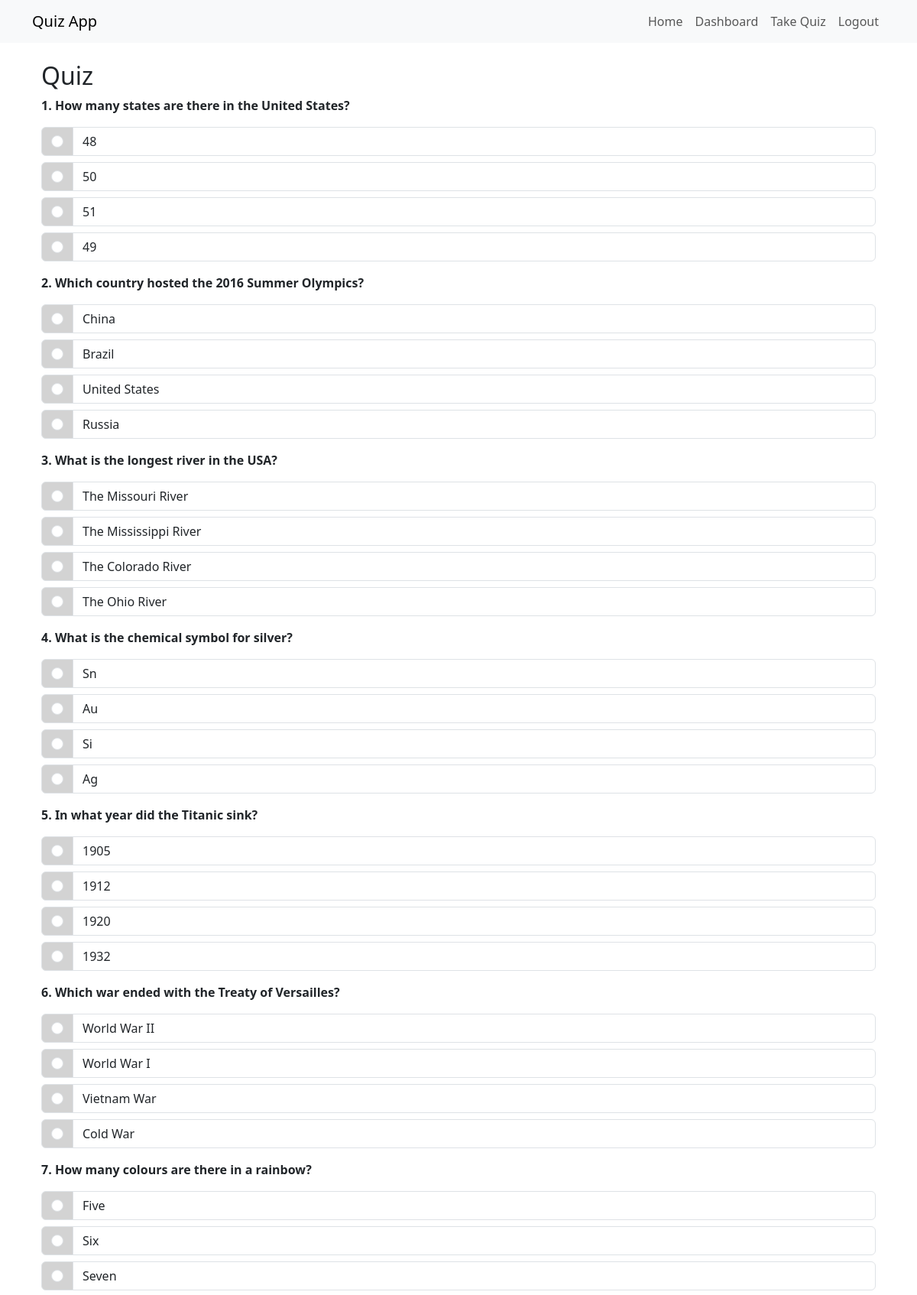
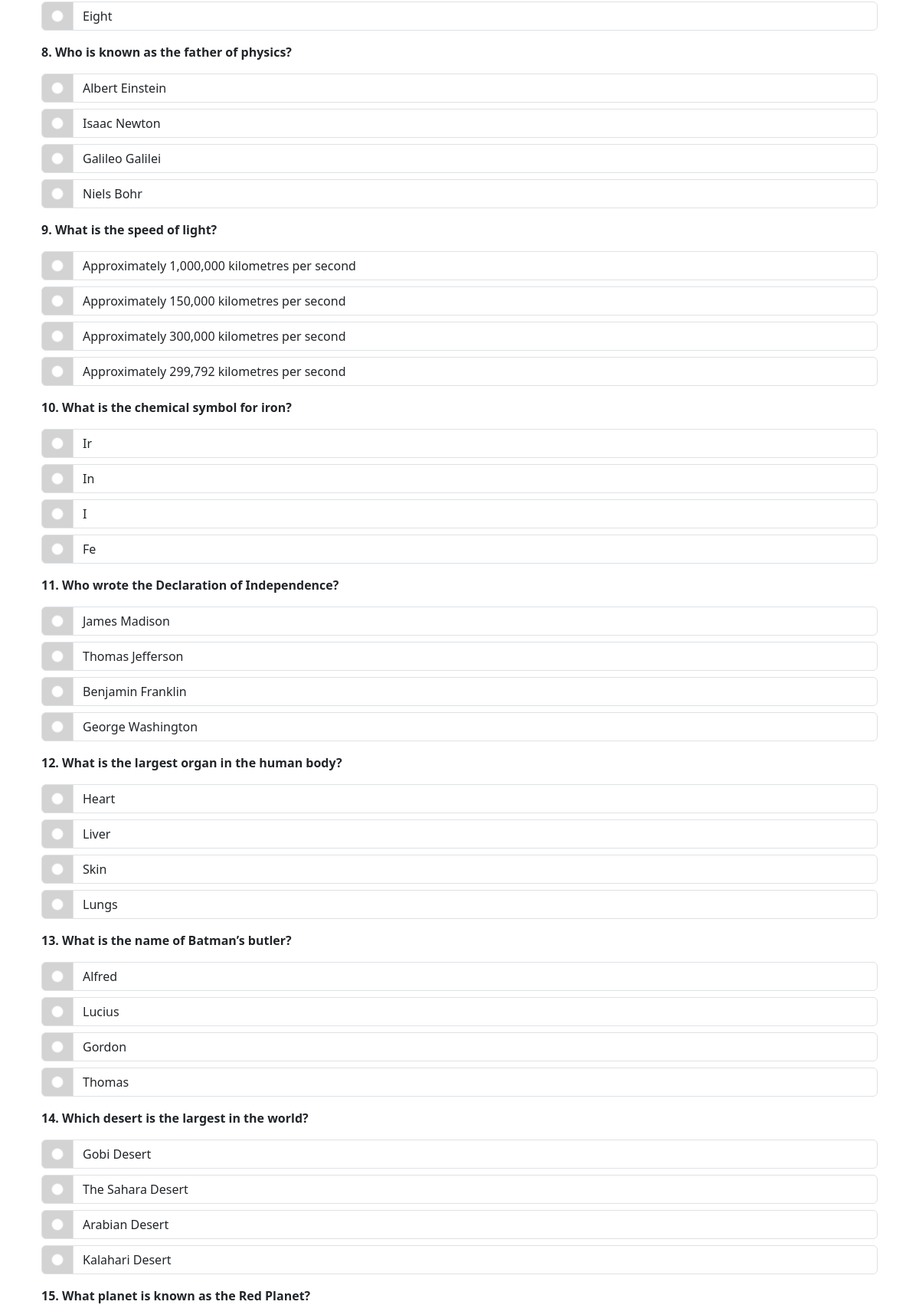
Page /quiz (signed in, upper part) on the committed database (2 pictures, top to bottom).
### app/models.py (models this page shows, shortened)
class QuizQuestion(db.Model):
    id = db.Column(db.Integer, primary_key=True)
    question_text = db.Column(db.String(500), nullable=False)
    answer_a = db.Column(db.String(100), nullable=False)
    answer_b = db.Column(db.String(100), nullable=False)
    answer_c = db.Column(db.String(100), nullable=False)
    answer_d = db.Column(db.String(100), nullable=False)
    correct_answer = db.Column(db.String(1), nullable=False)
    @property
    def options(self):
        return [
            {"id": "A", "text": self.answer_a},
            {"id": "B", "text": self.answer_b},
            {"id": "C", "text": self.answer_c},
            {"id": "D", "text": self.answer_d},
        ]

### app/routes.py (the view, shortened to what this page needs)
@main.route('/quiz', methods=['GET', 'POST'])
@login_required
def quiz():
    def get_correct_answer(question_id):
        question = QuizQuestion.query.get(question_id)
        return question.correct_answer if question else None
    print("This is the GET section of the quiz route")
    questions = get_random_questions()
    session['quiz_questions'] = [question.id for question in questions]
    print("Generated Questions IDs (GET):", session['quiz_questions'])
    return render_template('quiz.html', questions=questions)

### app/routes.py (called while the page is built)
@login_manager.user_loader
def load_user(user_id):
    return User.query.get(int(user_id))

### app/services/quiz_service.py (called while the page is built)
def get_random_questions(num_questions=20):
    questions = QuizQuestion.query.all()
    return random.sample(questions, min(num_questions, len(questions)))

### app/templates/quiz.html (shortened to what this page needs)
{% extends "base.html" %}
{% block content %}
    <div class="container mt-4">
        <h2>Quiz</h2>
        <form method="POST" action="{{ url_for('main.quiz') }}">
            {% if questions %}
                {% for question in questions %}
                    <div class="mb-3">
                        <p><strong>{{ loop.index }}. {{ question.question_text }}</strong></p>
                        {% for option in question.options %}
                            <div class="input-group mb-2">
                                <div class="input-group-text" style="background-color: #D3D3D3">
                                    <input class="form-check-input mt-0" type="radio" name="answer_{{ question.id }}" value="{{ option.id }}">
                                </div>
                                <span class="form-control">{{ option.text }}</span>
                            </div>
                        {% endfor %}
                    </div>
                {% endfor %}
            {% else %}
                <p>No questions available.</p>
            {% endif %}
        </form>
    </div>
{% endblock %}

### rows in the picture
QuizQuestion: question_text "How many states are there in the United States?", text "48", text "50", text "51", text "49"
QuizQuestion: question_text "Which country hosted the 2016 Summer Olympics?", text "China", text "Brazil", text "United States", text "Russia"
QuizQuestion: question_text "What is the longest river in the USA?", text "The Missouri River", text "The Mississippi River", text "The Colorado River", text "The Ohio River"
QuizQuestion: question_text "What is the chemical symbol for silver?", text "Sn", text "Au", text "Si", text "Ag"
QuizQuestion: question_text "In what year did the Titanic sink?", text "1905", text "1912", text "1920", text "1932"
QuizQuestion: question_text "Which war ended with the Treaty of Versailles?", text "World War II", text "World War I", text "Vietnam War", text "Cold War"
QuizQuestion: question_text "How many colours are there in a rainbow?", text "Five", text "Six", text "Seven", text "Eight"
QuizQuestion: question_text "Who is known as the father of physics?", text "Albert Einstein", text "Isaac Newton", text "Galileo Galilei", text "Niels Bohr"
QuizQuestion: question_text "What is the speed of light?", text "Approximately 1,000,000 kilometres per second", text "Approximately 150,000 kilometres per second", text "Approximately 300,000 kilometres per second", text "Approximately 299,792 kilometres per second"
QuizQuestion: question_text "What is the chemical symbol for iron?", text "Ir", text "In", text "I", text "Fe"
QuizQuestion: question_text "Who wrote the Declaration of Independence?", text "James Madison", text "Thomas Jefferson", text "Benjamin Franklin", text "George Washington"
QuizQuestion: question_text "What is the largest organ in the human body?", text "Heart", text "Liver", text "Skin", text "Lungs"
QuizQuestion: question_text "What is the name of Batman’s butler?", text "Alfred", text "Lucius", text "Gordon", text "Thomas"
QuizQuestion: question_text "Which desert is the largest in the world?", text "Gobi Desert", text "The Sahara Desert", text "Arabian Desert", text "Kalahari Desert"
QuizQuestion: question_text "What planet is known as the Red Planet?"
